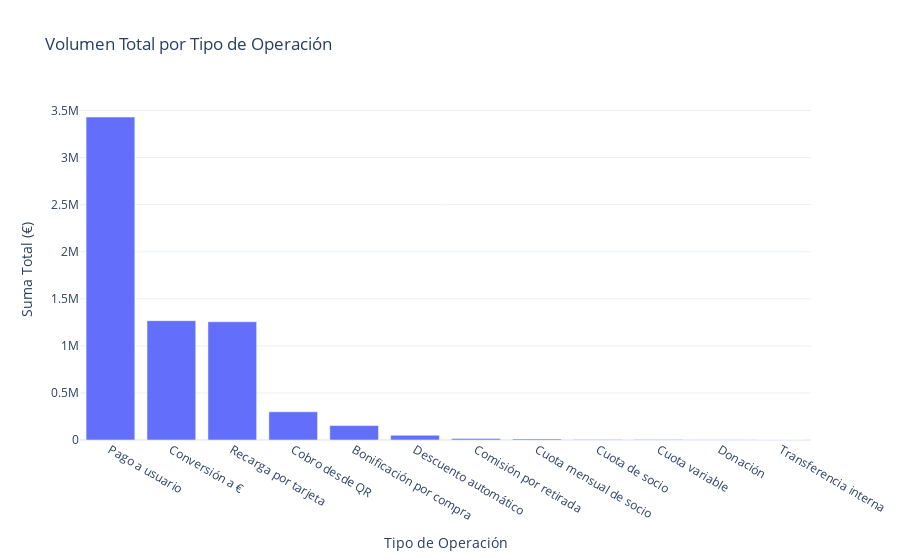

The cell this chart's notebook holds for it:
### Markdown cell above
## 2. Análisis de Tipos de Operaciones

Analizamos la distribución de las operaciones y sus importes asociados.

### Code cell
# Consulta para obtener los tipos de operaciones y sus estadísticas
query_operaciones = """
SELECT 
    o.Operacion,
    COUNT(*) as total_operaciones,
    SUM(f.Cantidad) as suma_total,
    AVG(f.Cantidad) as promedio_importe
FROM fact_table f
JOIN dim_operaciones o ON f.Id_tipo_operacion = o.Id_tipo_operacion
GROUP BY o.Operacion
ORDER BY suma_total DESC;
"""

df_operaciones = ejecutar_query(query_operaciones)

# Crear gráfico de barras con Plotly
fig = go.Figure(data=[
    go.Bar(name='Suma Total', x=df_operaciones['Operacion'], y=df_operaciones['suma_total'])
])

fig.update_layout(
    title='Volumen Total por Tipo de Operación',
    xaxis_title='Tipo de Operación',
    yaxis_title='Suma Total (€)',
    template='plotly_white'
)

fig.show()

### Figure 1 — Plotly figure (JSON) as saved in the notebook; plotly's stock layout.template omitted (floating-point values rounded to 4 significant figures)
{"data": [{"name": "Suma Total", "type": "bar", "x": ["Pago a usuario", "Conversión a €", "Recarga por tarjeta", "Cobro desde QR", "Bonificación por compra", "Descuento automático", "Comisión por retirada", "Cuota mensual de socio", "Cuota de socio", "Cuota variable", "Donación", "Transferencia interna"], "y": [3431000.0, 1268000.0, 1255837, 299600.0, 153000.0, 50320.0, 14840.0, 11760.0, 6510, 6129.0, 3452.0, 309.9]}], "layout": {"title": {"text": "Volumen Total por Tipo de Operación"}, "xaxis": {"title": {"text": "Tipo de Operación"}}, "yaxis": {"title": {"text": "Suma Total (€)"}}}}
